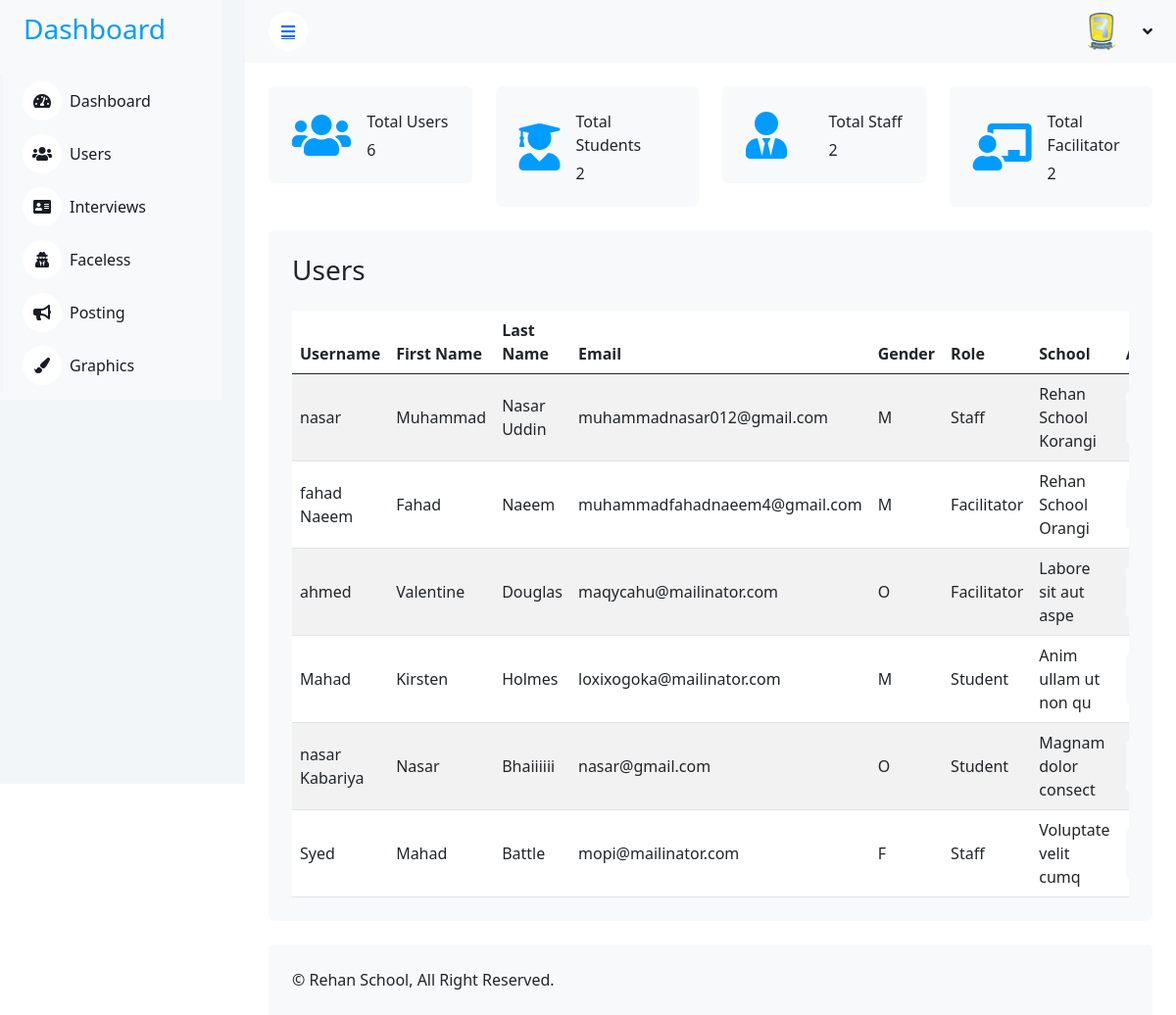
Page /adminpanel/users/ on the committed database.
### students/models.py (models this page shows, shortened)
class CustomUser(AbstractUser):
    GENDER_CHOICES = [
        ('M', 'Male'),
        ('F', 'Female'),
        ('O', 'Other'),
    ]
    gender = models.CharField(max_length=1, choices=GENDER_CHOICES)
    school = models.CharField(max_length=100)
    fb_link = models.URLField(max_length=350)
    OCCUPATION_CHOICES = [
        ('Facilitator', 'Facilitator'),
        ('Student', 'Student'),
        ('Staff', 'Staff'),
    ]
    occupation = models.CharField(max_length=12, choices=OCCUPATION_CHOICES)

### adminpanel/views.py (the view)
# urls.py: path('users/', views.admin_allusers, name='users'),
def admin_allusers(request):
    all_users = CustomUser.objects.exclude(username='admin')
    total_users = CustomUser.objects.exclude(username='admin').count()
    only_student = CustomUser.objects.filter(occupation='Student').count()
    only_staff = CustomUser.objects.filter(occupation='Staff').count()
    only_facilitator = CustomUser.objects.filter(occupation='Facilitator').count()
    ct = {
    'all_users': all_users,
    'total_users': total_users,
    'only_student': only_student,
    'only_staff': only_staff,
    'only_facilitator': only_facilitator,
}
    return render(request, 'adminpanel/admin_allusers.html', ct)

### templates/adminpanel/admin_allusers.html (shortened to what this page needs)
{% load static %}
<!DOCTYPE html>
<html lang="en">
<head>
    <link href="https://cdnjs.cloudflare.com/ajax/libs/font-awesome/5.10.0/css/all.min.css" rel="stylesheet">
    <link href="https://cdn.jsdelivr.net/npm/bootstrap-icons@1.4.1/font/bootstrap-icons.css" rel="stylesheet">
    <link href="{% static 'lib/owlcarousel/assets/owl.carousel.min.css' %}" rel="stylesheet">
    <link href="{% static 'lib/tempusdominus/css/tempusdominus-bootstrap-4.min.css' %}" rel="stylesheet" />
    <link href="{% static 'css/bootstrap.min.css' %}" rel="stylesheet">
    <link href="https://cdnjs.cloudflare.com/ajax/libs/twitter-bootstrap/5.3.0/css/bootstrap.min.css" rel="stylesheet">
    <link href="{% static 'css/style.css' %}" rel="stylesheet">
</head>
<body>
    <div class="container-xxl position-relative bg-white d-flex p-0">
        <div class="sidebar pe-4 pb-3">
            <nav class="navbar bg-light navbar-light">
                <a href="{% url 'dashboard' %}" class="navbar-brand mx-4 mb-3">
                    <h3 class="text-primary">Dashboard</h3>
                </a>
                <div class="navbar-nav w-100">
                    <a href="{% url 'dashboard' %}" class="nav-item nav-link"><i class="fa fa-tachometer-alt me-2"></i>Dashboard</a>
                    <a href="{% url 'users' %}" class="nav-item nav-link"><i class="fa fa-users me-2"></i>Users</a>
                    <a href="{% url 'interviews' %}" class="nav-item nav-link"><i class="fa fa-address-card me-2"></i>Interviews</a>
                    <a href="{% url 'faceless' %}" class="nav-item nav-link"><i class="fa fa-user-secret me-2"></i>Faceless</a>
                    <a href="{% url 'posting' %}" class="nav-item nav-link"><i class="fa fa-bullhorn me-2"></i>Posting</a>
                    <a href="{% url 'graphics' %}" class="nav-item nav-link"><i class="fa fa-paint-brush me-2"></i>Graphics</a>
                    </div>
                </div>
        </div>
        <div class="content">
            <nav class="navbar navbar-expand bg-light navbar-light sticky-top px-4 py-0">
                <a href="#" class="sidebar-toggler flex-shrink-0">
                    <i class="fa fa-bars"></i>
                </a>
                <div class="navbar-nav align-items-center ms-auto">
                    <div class="nav-item dropdown">
                        <a href="#" class="nav-link dropdown-toggle" data-bs-toggle="dropdown">
                            <img class="rounded-circle me-lg-2" src="{% static 'rehan.png' %}" alt="" style="width: 40px; height: 40px;">
                        </a>
                    </div>
                </div>
            </nav>
            <div class="container-fluid pt-4 px-4">
                <div class="row g-4">
                    <div class="col-sm-6 col-xl-3">
                        <div class="bg-light rounded d-flex align-items-center justify-content-between p-4">
                            <i class="fa fa-users  fa-3x text-primary"></i>
                            <div class="ms-3">
                                <p class="mb-2">Total Users</p>
                                <h6 class="mb-0">{{total_users}}</h6>
                            </div>
                        </div>
                    </div>
                    <div class="col-sm-6 col-xl-3">
                        <div class="bg-light rounded d-flex align-items-center justify-content-between p-4">
                            <i class="fa fa-user-graduate fa-3x text-primary"></i>
                            <div class="ms-3">
                                <p class="mb-2">Total Students</p>
                                <h6 class="mb-0">{{only_student}}</h6>
                            </div>
                        </div>
                    </div>
                    <div class="col-sm-6 col-xl-3">
                        <div class="bg-light rounded d-flex align-items-center justify-content-between p-4">
                            <i class="fa fa-user-tie fa-3x text-primary"></i>
                            <div class="ms-3">
                                <p class="mb-2">Total Staff</p>
                                <h6 class="mb-0">{{only_staff}}</h6>
                            </div>
                        </div>
                    </div>
                    <div class="col-sm-6 col-xl-3">
                        <div class="bg-light rounded d-flex align-items-center justify-content-between p-4">
                            <i class="fa fa-chalkboard-teacher fa-3x text-primary"></i>
                            <div class="ms-3">
                                <p class="mb-2">Total Facilitator</p>
                                <h6 class="mb-0">{{only_facilitator}}</h6>
                            </div>
                        </div>
                    </div>
                </div>
            </div>
            <div class="container-fluid pt-4 px-4">
                <div class="bg-light text-center rounded p-4">
                    <div class="d-flex align-items-center justify-content-between mb-4">
                        <h3 class="mb-0">Users</h3>
                    </div>
                    <div class="table-responsive">
                        <table id="users" class="table text-start align-middle table-striped table-hover mb-0">
                            <thead>
                                <tr class="text-dark">
                                    <th scope="col">Username</th>
                                    <th scope="col">First Name</th>
                                    <th scope="col">Last Name</th>
                                    <th scope="col">Email</th>
                                    <th scope="col">Gender</th>
                                    <th scope="col">Role</th>
                                    <th scope="col">School</th>
                                    <th scope="col">Action</th>
                                </tr>
                            </thead>
                            <tbody>
                                {% for users in all_users %}
                                <tr>
                                    <td>{{users.username}}</td>
                                    <td>{{users.first_name}}</td>
                                    <td>{{users.last_name}}</td>
                                    <td>{{users.email}}</td>
                                    <td>{{users.gender}}</td>
                                    <td>{{users.occupation}}</td>
                                    <td>{{users.school}}</td>
                                    <td>
                                        <a class="btn btn-sm btn-light" href="{% url 'all_users_detail' users.id %}"> View</a>
                                    </td>
                                </tr>
                                {% endfor %}
                            </tbody>
                        </table>
                  </div>
                </div>
            </div>
            <div class="container-fluid pt-4 px-4">
                <div class="bg-light rounded-top p-4">
                    <div class="row">
                        <div class="col-12 col-sm-6 text-center text-sm-start">
                            &copy; Rehan School, All Right Reserved.
                        </div>
                    </div>
                </div>
            </div>
        </div>
</body>
</html>

### static/css/style.css (style rules this page uses)
:root { --primary: #009CFF; --light: #F3F6F9; --dark: #191C24; }
.btn { transition: .5s; }
.sidebar { position: fixed; top: 0; left: 0; bottom: 0; width: 250px; height: 100vh; overflow-y: auto; background: var(--light); transition: 0.5s; z-index: 999; }
.content { margin-left: 250px; min-height: 100vh; background: #FFFFFF; transition: 0.5s; }
@media (min-width: 992px) { .sidebar { margin-left: 0; } }
@media (min-width: 992px) { .content { width: calc(100% - 250px); } }
.sidebar .navbar .navbar-nav .nav-link { padding: 7px 20px; color: var(--dark); font-weight: 500; border-left: 3px solid var(--light); border-radius: 0 30px 30px 0; outline: none; }
.sidebar .navbar .navbar-nav .nav-link i { width: 40px; height: 40px; display: inline-flex; align-items: center; justify-content: center; background: #FFFFFF; border-radius: 40px; }
.content .navbar .navbar-nav .nav-link { margin-left: 25px; padding: 12px 0; color: var(--dark); outline: none; }
.content .navbar .sidebar-toggler, .content .navbar .navbar-nav .nav-link i { width: 40px; height: 40px; display: inline-flex; align-items: center; justify-content: center; background: #FFFFFF; border-radius: 40px; }
.content .navbar .dropdown-toggle::after { margin-left: 6px; vertical-align: middle; border: none; content: "\f107"; font-family: "Font Awesome 5 Free"; font-weight: 900; transition: .5s; }

### templates/adminpanel/admin_allusers.html (style rules this page uses)
.text-primary { color: #009CFF !important; }

### rows in the picture
CustomUser: username "nasar", first_name "Muhammad", last_name "Nasar Uddin", email "muhammadnasar012@gmail.com", gender "M", occupation "Staff", school "Rehan School Korangi"
CustomUser: username "fahad Naeem", first_name "Fahad", last_name "Naeem", email "muhammadfahadnaeem4@gmail.com", gender "M", occupation "Facilitator", school "Rehan School Orangi"
CustomUser: username "ahmed", first_name "Valentine", last_name "Douglas", email "maqycahu@mailinator.com", gender "O", occupation "Facilitator", school "Labore sit aut aspe"
CustomUser: username "Mahad", first_name "Kirsten", last_name "Holmes", email "loxixogoka@mailinator.com", gender "M", occupation "Student", school "Anim ullam ut non qu"
CustomUser: username "nasar Kabariya", first_name "Nasar", last_name "Bhaiiiiii", email "nasar@gmail.com", gender "O", occupation "Student", school "Magnam dolor consect"
CustomUser: username "Syed", first_name "Mahad", last_name "Battle", email "mopi@mailinator.com", gender "F", occupation "Staff", school "Voluptate velit cumq"

### other values in the picture
{{ total_users }} "6"
{{ only_student }} "2"
{{ only_staff }} "2"
{{ only_facilitator }} "2"
